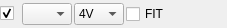
<?xml version="1.0" encoding="UTF-8"?>
<ui version="4.0">
 <class>Form</class>
 <widget class="QWidget" name="Form">
  <property name="geometry">
   <rect>
    <x>0</x>
    <y>0</y>
    <width>227</width>
    <height>28</height>
   </rect>
  </property>
  <property name="windowTitle">
   <string>Form</string>
  </property>
  <layout class="QVBoxLayout" name="verticalLayout">
   <property name="spacing">
    <number>0</number>
   </property>
   <property name="margin">
    <number>0</number>
   </property>
   <item>
    <layout class="QHBoxLayout" name="widgetLayout">
     <property name="spacing">
      <number>2</number>
     </property>
     <property name="topMargin">
      <number>0</number>
     </property>
     <item>
      <widget class="QCheckBox" name="enable">
       <property name="maximumSize">
        <size>
         <width>20</width>
         <height>16777215</height>
        </size>
       </property>
       <property name="text">
        <string/>
       </property>
       <property name="checked">
        <bool>true</bool>
       </property>
      </widget>
     </item>
     <item>
      <widget class="QComboBox" name="chan1Box">
       <property name="maximumSize">
        <size>
         <width>50</width>
         <height>16777215</height>
        </size>
       </property>
       <property name="font">
        <font>
         <pointsize>9</pointsize>
        </font>
       </property>
       <property name="currentIndex">
        <number>-1</number>
       </property>
      </widget>
     </item>
     <item>
      <widget class="QComboBox" name="gain">
       <property name="maximumSize">
        <size>
         <width>50</width>
         <height>16777215</height>
        </size>
       </property>
       <property name="font">
        <font>
         <pointsize>9</pointsize>
        </font>
       </property>
       <property name="currentIndex">
        <number>2</number>
       </property>
       <item>
        <property name="text">
         <string>16V</string>
        </property>
       </item>
       <item>
        <property name="text">
         <string>8V</string>
        </property>
       </item>
       <item>
        <property name="text">
         <string>4V</string>
        </property>
       </item>
       <item>
        <property name="text">
         <string>2.5V</string>
        </property>
       </item>
       <item>
        <property name="text">
         <string>1.5V</string>
        </property>
       </item>
       <item>
        <property name="text">
         <string>1V</string>
        </property>
       </item>
       <item>
        <property name="text">
         <string>.5V</string>
        </property>
       </item>
       <item>
        <property name="text">
         <string>.25V</string>
        </property>
       </item>
      </widget>
     </item>
     <item>
      <widget class="QCheckBox" name="fit">
       <property name="font">
        <font>
         <pointsize>9</pointsize>
        </font>
       </property>
       <property name="text">
        <string>FIT</string>
       </property>
      </widget>
     </item>
    </layout>
   </item>
  </layout>
 </widget>
 <resources/>
 <connections/>
 <slots>
  <slot>gainChanged(QString)</slot>
 </slots>
</ui>
